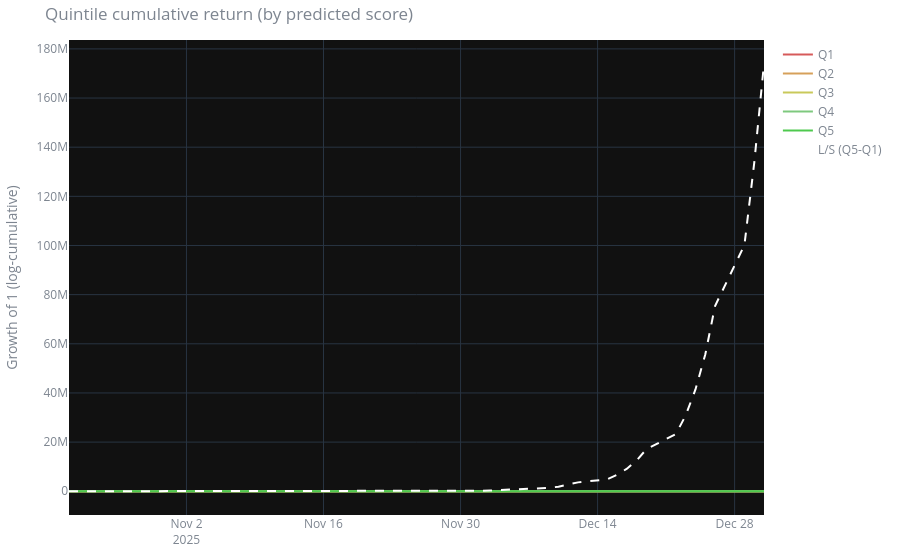

The notebook cell this image was saved under:
### Code cell
clf.plot_quintiles(res, TPL)
